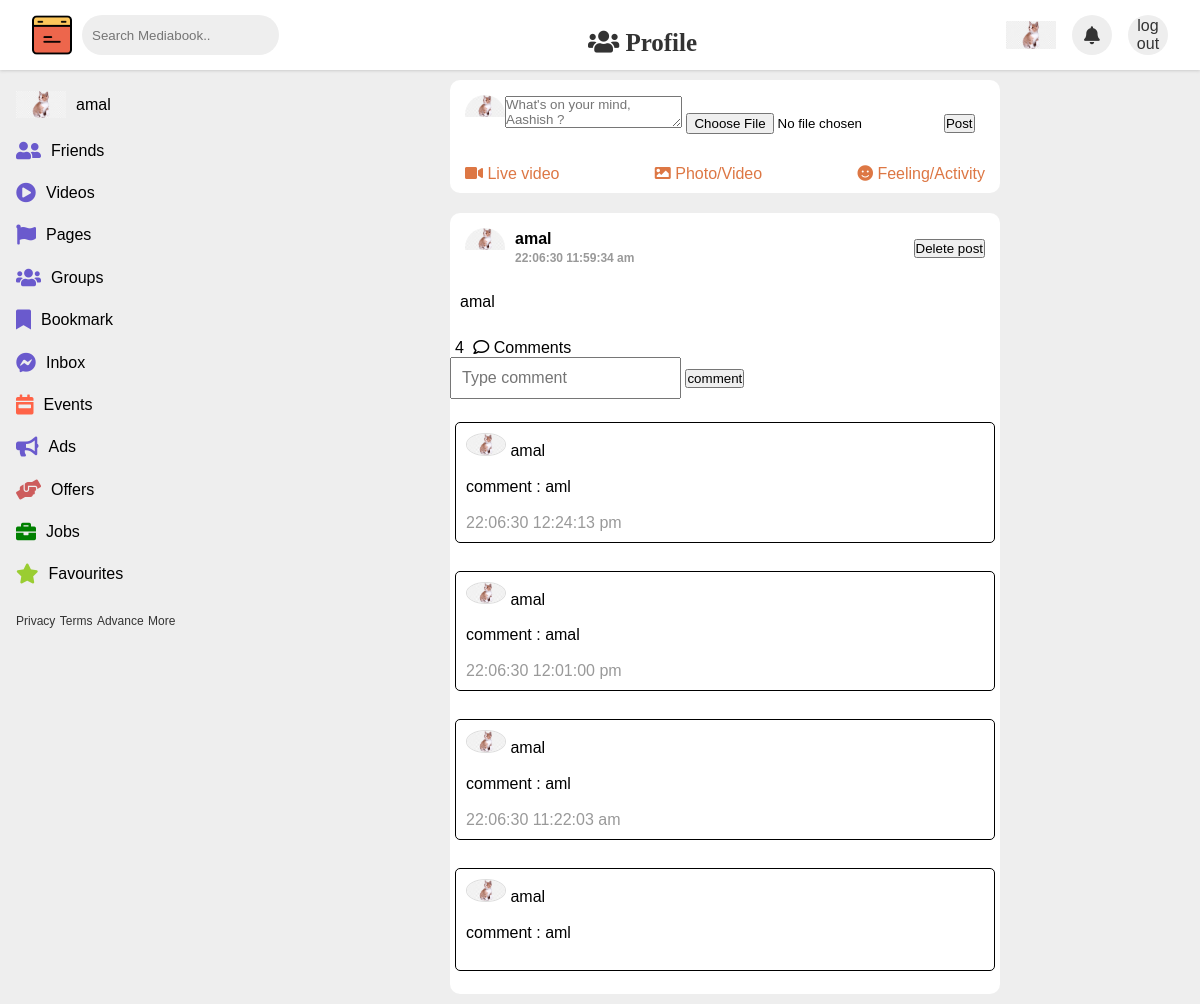
Page /homepage.php (signed in) on the committed database.
### tables this page shows
CREATE TABLE `users` (
  `userId` int(255) NOT NULL,
  `username` varchar(255) NOT NULL,
  `email` varchar(255) NOT NULL,
  `password` varchar(255) NOT NULL,
  `name_img` varchar(255) NOT NULL
);

CREATE TABLE `user_post` (
  `post_id` int(255) NOT NULL,
  `userId` int(255) NOT NULL,
  `written_text` varchar(255) NOT NULL,
  `comments` int(255) NOT NULL,
  `likes` int(255) NOT NULL,
  `created_datetime` text NOT NULL,
  `img_url` int(255) DEFAULT NULL
);

CREATE TABLE `post_comment` (
  `comment_id` int(255) NOT NULL,
  `post_id` int(255) NOT NULL,
  `userId` int(255) NOT NULL,
  `comment_text` varchar(255) NOT NULL,
  `created_datetime` varchar(255) NOT NULL
);

### homepage.php (the view, shortened to what this page needs)
<?php
require 'config.php';
$userId = $_SESSION['user_Id'];
$name = $_SESSION['username'];
?>
<!DOCTYPE html>
<html lang="en">
<head>
    <link rel="stylesheet" href="https://cdnjs.cloudflare.com/ajax/libs/font-awesome/5.15.4/css/all.min.css" />
    <link rel="stylesheet" type="text/css" href="stylehome.css">
</head>
<body>
    <nav>
        <div class="nav-left">
            <img src="./images/logo.png" alt="Logo">
            <input type="text" placeholder="Search Mediabook..">
        </div>
        <div class="nav-middle">
            <a href="profile.php">
                <i class="fa fa-users"> Profile</i>
            </a>
        </div>
        <div class="nav-right">
        <?php
            $sql3 = "SELECT name_img from users WHERE userId=" . $userId;
            $result = mysqli_query($conn, $sql3);
            if ($result->num_rows > 0) {
                while ($row = $result->fetch_assoc()) {
                    $img = './image/' . $row['name_img'];
                    echo "<img src='$img' style='max-width:50px ';>";
                }
            }
            ?>
            <a href="#">
                <i class="fa fa-bell"></i>
            </a>
            <a href="logout.php" style="text-align: center;" >
            log out
            </a>
        </div>
    </nav>
    <div class="container">
        <div class="left-panel">
            <ul>
                <li>
                <?php
                    $sql3 = "SELECT name_img from users WHERE userId=" . $userId;
                    $result = mysqli_query($conn, $sql3);
                    if ($result->num_rows > 0) {
                        while ($row = $result->fetch_assoc()) {
                            $img = './image/' . $row['name_img'];
                            echo "<img src='$img' style='max-width:50px ';>";
                        }
                    }
                    ?>
                    <p> <?php echo $name ?></p>
                </li>
                <li>
                    <i class="fa fa-user-friends"></i>
                    <p>Friends</p>
                </li>
                <li>
                    <i class="fa fa-play-circle"></i>
                    <p>Videos</p>
                </li>
                <li>
                    <i class="fa fa-flag"></i>
                    <p>Pages</p>
                </li>
                <li>
                    <i class="fa fa-users"></i>
                    <p>Groups</p>
                </li>
                <li>
                    <i class="fa fa-bookmark"></i>
                    <p>Bookmark</p>
                </li>
                <li>
                    <i class="fab fa-facebook-messenger"></i>
                    <p>Inbox</p>
                </li>
                <li>
                    <i class="fas fa-calendar-week"></i>
                    <p>Events</p>
                </li>
                <li>
                    <i class="fa fa-bullhorn"></i>
                    <p>Ads</p>
                </li>
                <li>
                    <i class="fas fa-hands-helping"></i>
                    <p>Offers</p>
                </li>
                <li>
                    <i class="fas fa-briefcase"></i>
                    <p>Jobs</p>
                </li>
                <li>
                    <i class="fa fa-star"></i>
                    <p>Favourites</p>
                </li>
            </ul>
            <div class="footer-links">
                <a href="#">Privacy</a>
                <a href="#">Terms</a>
                <a href="#">Advance</a>
                <a href="#">More</a>
            </div>
        </div>
        <div class="middle-panel">
            <div class="post create">
                <div class="post-top">
                    <div class="dp">
                    <?php
                        $sql3 = "SELECT name_img from users WHERE userId=" . $userId;
                        $result = mysqli_query($conn, $sql3);
                        if ($result->num_rows > 0) {
                            while ($row = $result->fetch_assoc()) {
                                $img = './image/' . $row['name_img'];
                                echo "<img src='$img' style='max-width:90px ';>";
                            }
                        }
                        ?>
                    </div>
                    <form action="" method="POST" enctype="multipart/form-data">
                        <textarea name="post_ma" placeholder="What's on your mind, Aashish ?"></textarea>
                        <input type="file" name="post_img">
                        <input name="btnpost" type="submit" value="Post">
                    </form>
                </div>
                <div class="post-bottom">
                    <div class="action">
                        <i class="fa fa-video"></i>
                        <span>Live video</span>
                    </div>
                    <div class="action">
                        <i class="fa fa-image"></i>
                        <span>Photo/Video</span>
                    </div>
                    <div class="action">
                        <i class="fa fa-smile"></i>
                        <span>Feeling/Activity</span>
                    </div>
                </div>
            </div>
            <?php
            $sql2 = "SELECT p.written_text, p.created_datetime, p.userId, p.post_id, p.img_url,u.username, u.name_img
            FROM user_post as p JOIN users as u WHERE p.userId = u.userId  ORDER BY p.created_datetime DESC";
            $res = mysqli_query($conn, $sql2);
            if ($res->num_rows > 0) {
                while ($row = $res->fetch_assoc()) {
                    $comments_count_result = mysqli_query($conn, "SELECT COUNT(*) FROM post_comment WHERE post_id = $row[post_id]");
                    $count_row = $comments_count_result->fetch_array();
                    $comments_count = $count_row[0];
                    $post_img = './image/' . $row['img_url'];
                    $img = './image/' . $row['name_img'];
     echo '<div class="post">
                <div class="post-top">
                    <div class="dp">
                        <img src="' . $img . '" alt="">
                    </div>
                    <div class="post-info">' .
                        '<p class="name">' . $row['username'] . '</p>' .
                        '<span class="time">' . $row['created_datetime'] . '</span>' .
                    '</div>
                <i >
                <form action="" method="post">
                <input type="hidden" name="post_id" value=' . $row['post_id'] . '>
                    <input type="submit" name="delete" value="Delete post">
                    </form>
</i>
                </div>
            <div class="post-content">' .
                        $row['written_text'] .
            '</div>'.
            '
            <div>
            <img src="' . $post_img . '" style="max-width: 400px" alt="">
    </div>
            <div>
                <span style= margin:5px>' . $comments_count . '</span>
                <i class="far fa-comment"></i>
                <span>Comments</span>
                <br>
                <form method="post" action="">
                    <input type="hidden" name="post_id" value= ' . $row['post_id'] . '>
                    <input class="post-content" type="text" name="comment" placeholder="Type comment" >
                    <input type="submit" value="comment" name="subcomment">
                </form>
                <div class = "commentst">' . '<br>';
                $sql = "SELECT c.comment_text ,c.created_datetime ,c.userId ,c.comment_id,c.post_id,
                u.username FROM post_comment as c JOIN users as u WHERE post_id = $row[post_id] and
                 u.userId = c.userId  ORDER BY c.created_datetime DESC";
                $res2 = mysqli_query($conn, $sql);
                if ($res2->num_rows > 0) {
                    while ($row2 = $res2->fetch_assoc()) {
                     echo '<div class = "comments">';
                     echo " <img style = 'border: 1px solid #ddd; border-radius: 100%;  width: 40px;'src= '$img';";
                        echo "<p>  $row2[username] </p>" . "<br>" .
                         "<p> comment :  $row2[comment_text] </p> ". "<br>" .
                        "<span class = 'time'> $row2[created_datetime] </span>" . '</div>' . '<br>';
                                }
                            }
            echo '</div></div>
            </div>';
                }
            }
            ?>
        </div>
</body>
</html>

### stylehome.css (style rules this page uses)
* { margin:0; padding:0; box-sizing: border-box; font-family: sans-serif; }
nav { height:70px; width:100%; padding: 0 2rem; display:flex; justify-content: space-between; background-color: #fff; box-shadow: 0px 1px 3px #ccc; position:sticky; top:0; z-index:99; }
nav .nav-left, nav .nav-right { display:flex; align-items: center; }
nav .nav-left > img { width:40px; }
nav .nav-left > input { height:40px; padding:5px 10px; border:none; border-radius: 25px; outline:none; background-color: #eee; margin-left: 10px; }
nav .nav-middle { display:flex; align-items:flex-end; padding-bottom: 5px; }
nav .nav-middle a { text-decoration: none; color:#333; padding:10px; margin:0px 10px; }
nav .nav-middle a > i { font-size: 25px; }
nav .nav-right a { text-decoration: none; color:#333; height:40px; width:40px; border-radius: 50%; background:#eee; display:grid; place-items: center; margin-left:1rem; }
nav .nav-right a > i { font-size:18px; }
.container { background:#eee; display:flex; }
.container .left-panel, .container .right-panel { position: sticky; top:70px; width:250px; height:calc(100vh - 70px); }
.container .left-panel ul { padding:10px 0px; }
.container .left-panel ul li { list-style: none; display: flex; padding:.7rem 1rem; align-items: center; transition: .3s; border-radius: 5px; cursor: pointer; }
.container .left-panel ul li > p { margin-left: 10px; }
.container .left-panel ul li > i { font-size:20px; color:slateblue; }
.container .left-panel ul li > i.fa-calendar-week { color:tomato; }
.container .left-panel ul li i.fa-briefcase { color:green; }
.container .left-panel ul li i.fa-star { color:yellowgreen; }
.container .left-panel ul li i.fa-hands-helping { color:indianred; }
.container .left-panel .footer-links { padding:5px 1rem; }
.container .left-panel .footer-links a { text-decoration: none; color:#333; font-size:12px; }
.middle-panel { flex:1; display:flex; flex-direction: column; align-items:center; }
.post { width:550px; background:#fff; border-radius:10px; margin:10px; }
.post .post-top { display:flex; align-items: center; padding:10px; margin: 5px; }
.post .post-top .dp { width:40px; height:40px; border-radius: 50%; overflow:hidden; }
.post .post-top .dp > img { width:100%; cursor:pointer; }
.post .post-top .post-info { margin-left:10px; font-weight: bold; }
.post .post-top .post-info .name { cursor:pointer; font-size:16px; }
.post .post-top .post-info .time { font-size:12px; cursor:pointer; }
.post .post-top i { margin-left:auto; cursor: pointer; }
.post .post-content { font-size:16px; font-weight:normal; padding:10px; }
.post .post-bottom { box-shadow: 1px solid #ddd; display:flex; justify-content: space-between; padding:5px 5px 0px 5px; }
.post .post-bottom .action { padding:10px; border-radius:10px; transition: .3s ease-in; cursor: pointer; }
.post.create .post-bottom > .action { color:#d74; }
.time { color: #999; text-align: right; }
.commentst { border-radius: 10px; }
.comments { border: 1px solid; border-radius: 5px; margin: 5px; padding: 10px; }

### rows in the picture
users: name_img (picture)
user_post: userId.name_img (picture), userId.username "amal", created_datetime "22:06:30 11:59:34 am", written_text "amal", comments_count "4"
post_comment: userId.name_img (picture), userId.username "amal", comment_text "aml", created_datetime "22:06:30 12:24:13 pm"
post_comment: userId.name_img (picture), userId.username "amal", comment_text "amal", created_datetime "22:06:30 12:01:00 pm"
post_comment: userId.name_img (picture), userId.username "amal", comment_text "aml", created_datetime "22:06:30 11:22:03 am"
post_comment: userId.name_img (picture), userId.username "amal", comment_text "aml"

### other values in the picture
$name "amal"
